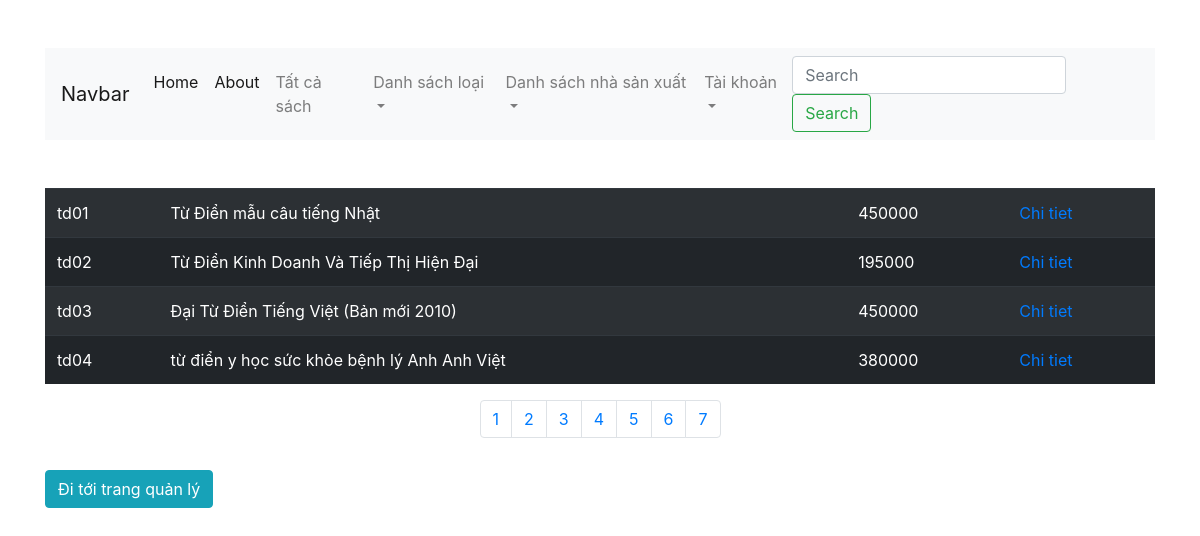
The page / on the database its author committed.
### tables this page shows
CREATE TABLE `book` (
  `book_id` varchar(15) NOT NULL,
  `book_name` varchar(250) NOT NULL,
  `description` text NOT NULL,
  `price` int(10) NOT NULL,
  `img` varchar(50) NOT NULL,
  `pub_id` varchar(5) NOT NULL,
  `cat_id` varchar(5) NOT NULL
);

### models/Db.php (called while the page is built, shortened)
<?php
class Db{
    protected static $pdo;
    function __construct()
    {
        self::$pdo = new PDO('mysql:host='. HOST .';dbname='. DB, USER , PW);
        self::$pdo->query('set names utf8');
    }
    protected function selectQuery($sql, $arr=[])
    {
        $stm = self::$pdo->prepare($sql);
        $stm->execute($arr);
        $data = $stm->fetchAll(PDO::FETCH_ASSOC);
        return $data;
    }
}

### models/Sach.php (called while the page is built, shortened)
<?php
class Sach extends Db
{
    function panigation()
    {
        $pageSize = 4;
        $pageNum = 1;
        $startRow = ($pageNum - 1) * $pageSize;
        return  $this->selectQuery("select * from book order by book_id limit $startRow," . $pageSize . "");
    }
}

### views/sach/index.php (the view)
<table class='table table-striped table-dark'>
    <?php
    foreach ($data as $r) {
    ?>
        <tr>
            <td><?php echo $r['book_id']; ?></td>
            <td><?php echo $r['book_name']; ?></td>
            <td><?php echo $r['price']; ?></td>
            <td>
                <a href="./index.php?controller=sach&action=detail&id=<?php echo $r['book_id'] ?>">
                    Chi tiet
                </a>
            </td>
        </tr>
    <?php
    }
    ?>
</table>

### index.php (shortened to what this page needs)
<?php
    $controller= isset($_GET['controller'])?$_GET['controller']:'sach';
?>
<!DOCTYPE html>
<html lang="en">
<head>
    <link rel="stylesheet" href="https://stackpath.bootstrapcdn.com/bootstrap/4.1.3/css/bootstrap.min.css">
</head>
<body>
<div class="container">
    <?php
    include './pages/header.php';
    ?>
    <div>
        <?php
        if ($controller=='sach')
        {
            include './controllers/sach.php';
        }
        ?>
    </div>
    <?php
    include './pages/footer.php';
    ?>
</div>
</body>
</html>

### pages/header.php (shortened to what this page needs)
<nav class="navbar navbar-expand-lg navbar-light bg-light my-5">
    <a class="navbar-brand" href="#">Navbar</a>
    <div class="collapse navbar-collapse" id="collapsibleNavId">
        <ul class="navbar-nav mr-auto mt-2 mt-lg-0">
            <li class="nav-item active">
                <a class="nav-link" href="index.php">Home <span class="sr-only">(current)</span></a>
            </li>
            <li class="nav-item active">
             <a class="nav-link" href="about.php" >About</a>
            </li>
            <li class="nav-item">
                <a class="nav-link" href="index.php?controller=sach&action=tatca">Tất cả sách</a>
            </li>
            <li class="nav-item dropdown">
                <a class="nav-link dropdown-toggle" href="#" id="dropdownId" data-toggle="dropdown" aria-haspopup="true" aria-expanded="false">Danh sách loại</a>
            </li>
            <li class=" nav-item dropdown">
                <a class="nav-link dropdown-toggle" href="#" id="dropdownId" data-toggle="dropdown" aria-haspopup="true" aria-expanded="false">Danh sách nhà sản xuất</a>
            </li>
            <li class="nav-item dropdown">
                <a class="nav-link dropdown-toggle" href="#" id="dropdownId" data-toggle="dropdown" aria-haspopup="true" aria-expanded="false">Tài khoản</a>
            </li>
        </ul>
        <form class="form-inline my-2 my-lg-0" action='index.php' method='get'>
            <input class="form-control mr-sm-2" type="text" placeholder="Search" name='kw'>
            <button class="btn btn-outline-success my-2 my-sm-0" type="submit">Search</button>
        </form>
  </div>
</nav>

### controllers/sach.php (shortened to what this page needs)
<?php
$action = isset($_GET['action']) ? $_GET['action'] : 'index';
$sach = new Sach();
if ($action == 'index') {
    $data = $sach->panigation();
    include './views/sach/index.php';
}

### pages/footer.php
<nav aria-label="Page navigation example">
    <ul class="pagination justify-content-center">
    <?php
    for($i=1; $i<=7; $i++){ ?>
        <li class="page-item">
            <a class="page-link" href="index.php?pageNum=<?php echo $i?>">
            <?php echo $i?>
            </a>
        </li>
    <?php } ?>
    </ul>
</nav>
<div id="footer" style="bottom: 0px;">
    <a class="btn btn-info my-3" href="admin/login.php" >Đi tới trang quản lý</a>
</div>

### rows shown on the page
book: book_id "td01", book_name "Từ Điển mẫu câu tiếng Nhật", price "450000"
book: book_id "td02", book_name "Từ Điển Kinh Doanh Và Tiếp Thị Hiện Đại", price "195000"
book: book_id "td03", book_name "Đại Từ Điển Tiếng Việt (Bản mới 2010)", price "450000"
book: book_id "td04", book_name "từ điển y học sức khỏe bệnh lý Anh Anh Việt", price "380000"
